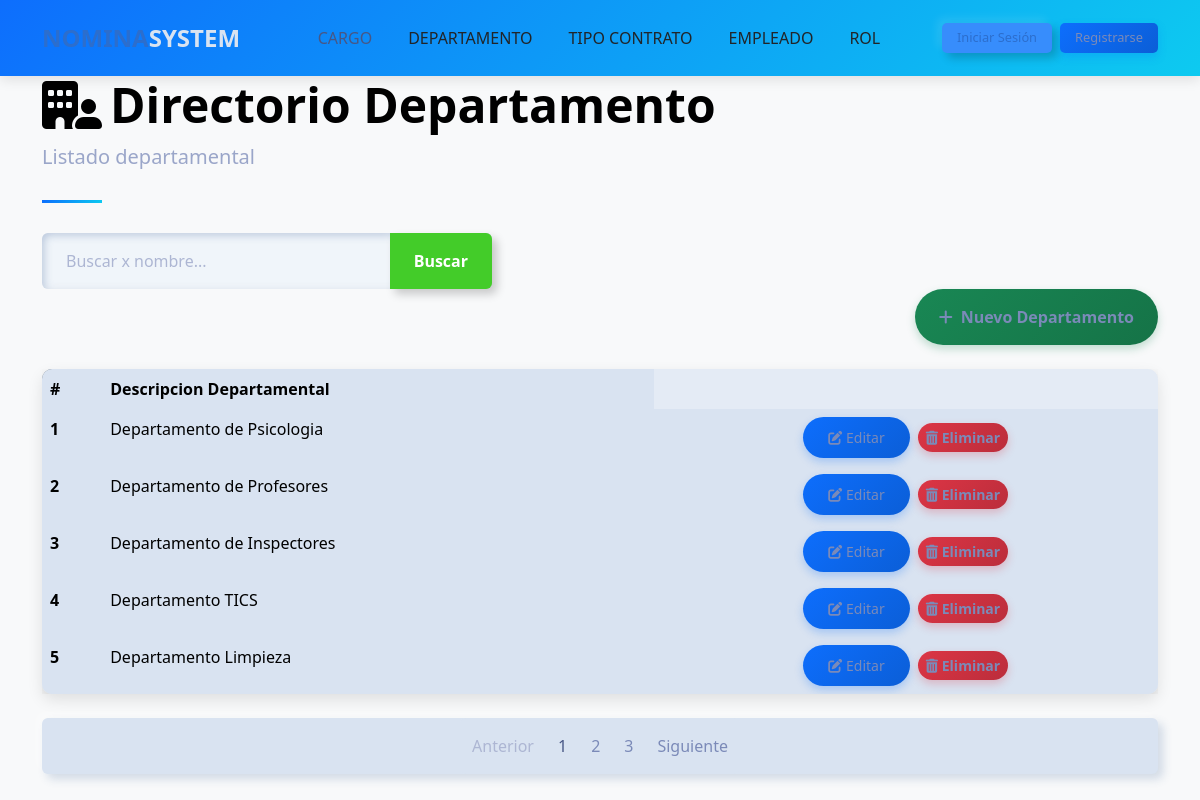
The app's page /departamentos/departamento_list/ with its own data.
### departamento/models.py (models this page shows, shortened)
class Departamentos(models.Model):
    description = models.CharField(max_length=100)

### departamento/views.py (the view)
# urls.py: path('departamento_list/', views.listado, name='listado'),
def listado(request):
    query = request.GET.get('q') # None
    departamentos = Departamentos.objects.all() #[{'id' : 1, 'description' : 'TICS'}, {'id' : 2, 'description' : 'Inspector'}]
    if query:
        departamentos = Departamentos.objects.filter(description__icontains=query)
    return render(request, 'departamento/listado.html', {
        'departamentos' : departamentos,
        'title' : 'Listado departamental'
    })

### template/departamento/listado.html (shortened to what this page needs)
{% extends "home.html" %}
{% block content %}
    <div class="container">
        <header class="page-header">
            <h1 class="display-5 fw-bold text-primary" style="color: black !important;">
                <i class="fa-solid fa-building-user me-2" style="color: black"></i>Directorio Departamento
            </h1>
            <p class="lead text-muted">{{title}}</p>
        </header>
        <form action="" style="max-width: 450px;">
            <div class="input-group">
                <input type="text" class="form-control" placeholder="Buscar x nombre..." name="q" value="{{ request.GET.q }}">
                <button class="btn btn-outline-success" data-bs-toggle="tooltip" data-bs-title="Escriba parte del apellido y click en buscar">
                    Buscar
                </button>
            </div>
        </form>
        <div class="d-flex justify-content-end mb-4">
            <a class="btn btn-success"  href="{% url 'departamento:crear_departamento' %}">
                <i class="fas fa-plus me-2"></i>Nuevo Departamento
            </a>
        </div>
        <div class="card mb-4">
            <div class="card-body p-0">
                <div class="table-responsive">
                    <table class="table table-hover mb-0">
                        <thead>
                            <tr>
                                <th scope="col">#</th>
                                <th scope="col">Descripcion Departamental</th>
                            </tr>
                        </thead>
                        <tbody>
                           {% for departamento in departamentos  %}
                            <tr>
                                <th scope="row">{{departamento.id}}</th>
                                <td>{{departamento.description}}</td>
                                <td class="text-center">
                                    <a href="" class="btn btn-sm btn-primary me-1">
                                        <i class="fas fa-edit"></i> Editar
                                    </a>
                                    <a  href="" class="btn btn-sm btn-danger">
                                        <i class="fas fa-trash-alt"></i> Eliminar
                                    </a>
                                </td>
                            </tr>
                           {% endfor %}
                        </tbody>
                    </table>
                </div>
            </div>
        </div>
        <nav aria-label="Page navigation" class="mb-4">
            <ul class="pagination justify-content-center">
                <li class="page-item disabled">
                    <a class="page-link" href="#" tabindex="-1" aria-disabled="true">Anterior</a>
                </li>
                <li class="page-item active"><a class="page-link" href="#">1</a></li>
                <li class="page-item"><a class="page-link" href="#">2</a></li>
                <li class="page-item"><a class="page-link" href="#">3</a></li>
                <li class="page-item">
                    <a class="page-link" href="#">Siguiente</a>
                </li>
            </ul>
        </nav>
    </div>
{% endblock %}

### template/home.html (style rules this page uses)
:root { --primary-color: #2c6ecd; --secondary-color: #19b3b3; --accent-color: #f8f9fa; --dark-color: #212529; --text-color: #495057; }
body { font-family: 'Poppins', sans-serif; color: var(--text-color); overflow-x: hidden; }
.btn-primary { background-color: var(--primary-color); border-color: var(--primary-color); padding: 10px 25px; border-radius: 50px; font-weight: 500; transition: all 0.3s ease; }

### template/departamento/listado.html (style rules this page uses)
body { background-color: #f8f9fa; font-family: 'Segoe UI', Tahoma, Geneva, Verdana, sans-serif; }
.card { border-radius: 10px; box-shadow: 0 6px 15px rgba(0,0,0,0.1); transition: transform 0.3s, box-shadow 0.3s; }
.btn-primary { background: linear-gradient(135deg, #0d6efd, #0b5ed7); border: none; box-shadow: 0 4px 8px rgba(13, 110, 253, 0.25); transition: all 0.3s; }
.btn-success { background: linear-gradient(135deg, #198754, #157347); border: none; box-shadow: 0 4px 8px rgba(25, 135, 84, 0.25); transition: all 0.3s; }
.btn-danger { background: linear-gradient(135deg, #dc3545, #bb2d3b); border: none; box-shadow: 0 4px 8px rgba(220, 53, 69, 0.25); transition: all 0.3s; }
.table { border-radius: 10px; overflow: hidden; box-shadow: 0 5px 15px rgba(0,0,0,0.08); }
.table thead { background: linear-gradient(135deg, #6c757d, #495057); color: white; }
.table tbody tr { transition: background-color 0.3s; }
.page-header { position: relative; margin-bottom: 30px; padding-bottom: 15px; }
.page-header:after { content: ''; position: absolute; bottom: 0; left: 0; width: 60px; height: 3px; background: linear-gradient(135deg, #0d6efd, #0dcaf0); }

### records on screen
Departamentos: id "1", description "Departamento de Psicologia"
Departamentos: id "2", description "Departamento de Profesores"
Departamentos: id "3", description "Departamento de Inspectores"
Departamentos: id "4", description "Departamento TICS"
Departamentos: id "5", description "Departamento Limpieza"

### other values on screen
{{ title }} "Listado departamental"
